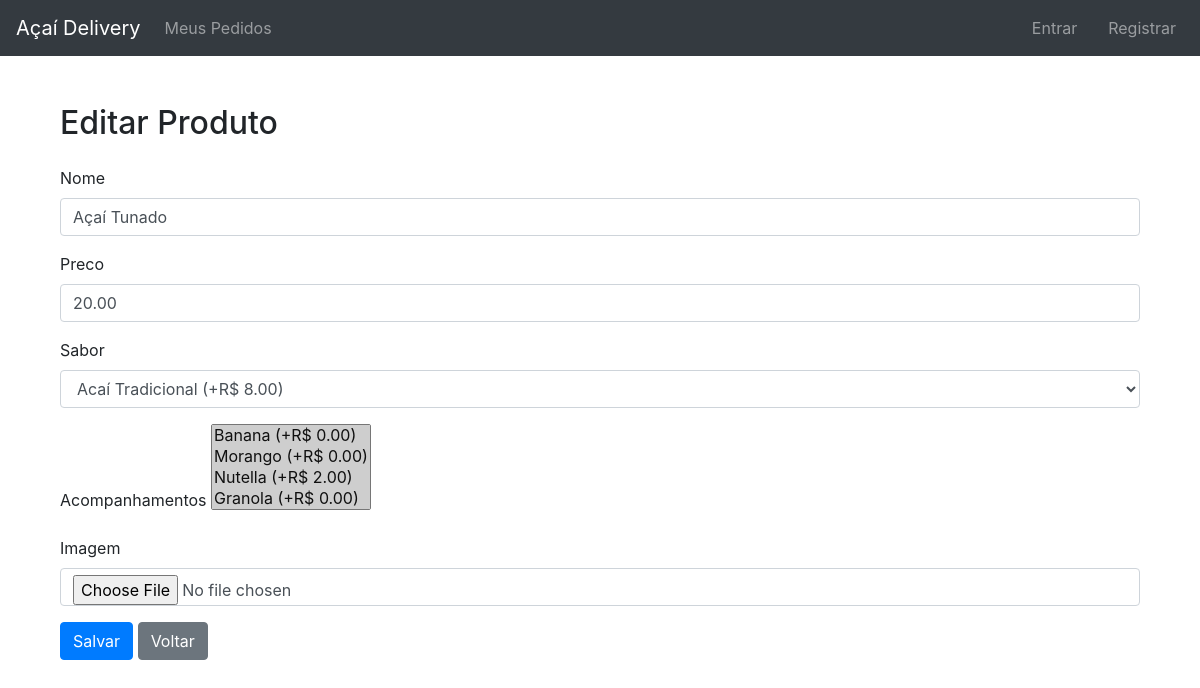
/produto/editar/1, run on an earlier commit of the app's database.
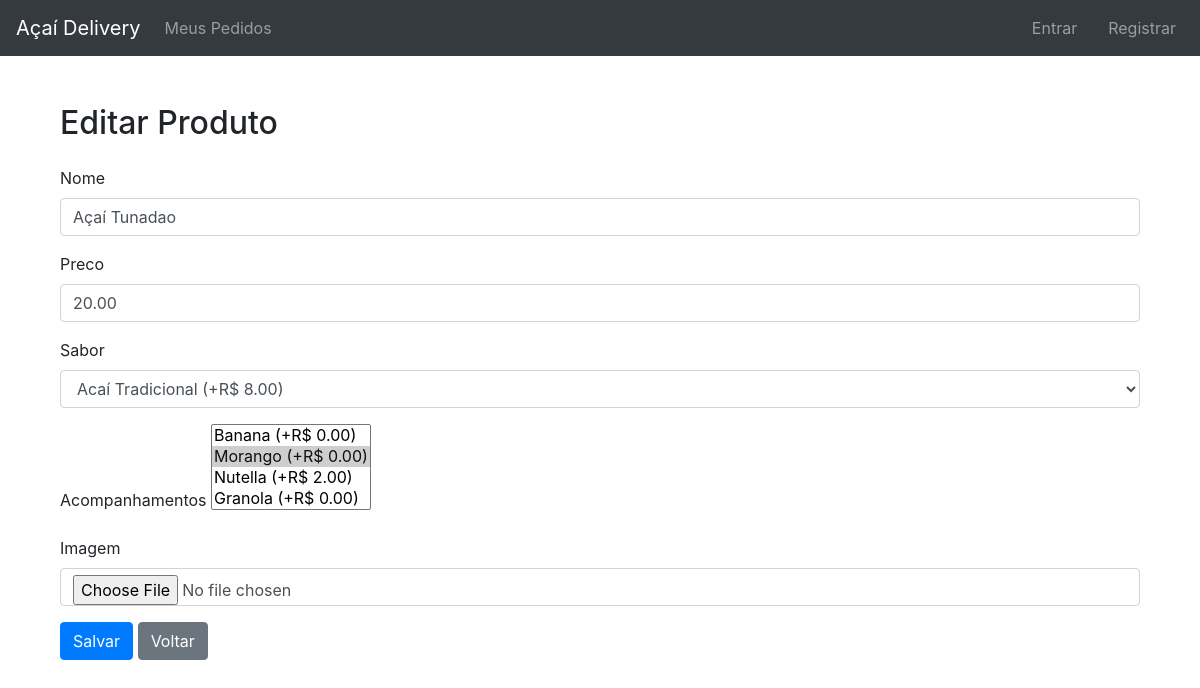
And on a later commit of the database.
### produto/models.py (models this page shows, shortened)
class Produto(models.Model):
    nome = models.CharField(max_length=100)
    preco = models.DecimalField(max_digits=6, decimal_places=2)
    sabor = models.ManyToManyField(Sabor, blank=True)
    acompanhamentos = models.ManyToManyField(Acompanhamento, blank=True)
    imagem = models.ImageField(upload_to='images/produtos/', null=True, blank=True)

### produto/views.py (the view)
# urls.py: path('editar/<int:pk>', views.ProdtuoUpdateView.as_view(), name= 'editar_produto'),
class ProdtuoUpdateView(UpdateView):
    model = Produto
    template_name = "produto/editar_produto.html"
    fields = ['nome', 'preco', 'sabor', 'acompanhamentos', 'imagem']
    success_url = reverse_lazy('listar_produtos')

### ingrediente/models.py (called while the page is built)
    def __str__(self):
        return f"{self.nome} (+R$ {self.preco_adicional})"

    def __str__(self):
        return f"{self.nome} (+R$ {self.preco_adicional})"

### templates/produto/editar_produto.html (shortened to what this page needs)
{% extends 'base.html' %}
{% block content %}
<div class="container mt-4">
    <h2 class="mb-4">Editar Produto</h2>
    <form method="POST" enctype="multipart/form-data">
        <div class="mb-3">
            <label for="{{ form.nome.id_for_label }}" class="form-label">{{ form.nome.label }}</label>
            <input type="text" class="form-control" id="{{ form.nome.id_for_label }}" name="{{ form.nome.name }}" value="{{ form.nome.value }}">
        </div>
        <div class="mb-3">
            <label for="{{ form.preco.id_for_label }}" class="form-label">{{ form.preco.label }}</label>
            <input type="number" step="0.01" class="form-control" id="{{ form.preco.id_for_label }}" name="{{ form.preco.name }}" value="{{ form.preco.value }}">
        </div>
        <div class="mb-3">
            <label for="{{ form.sabor.id_for_label }}" class="form-label">{{ form.sabor.label }}</label>
            <select class="form-control" id="{{ form.sabor.id_for_label }}" name="{{ form.sabor.name }}">
                {% for option in form.sabor.field.queryset %}
                    <option value="{{ option.pk }}" {% if option.pk == form.sabor.value %}selected{% endif %}>
                        {{ option }}
                    </option>
                {% endfor %}
            </select>
        </div>
        <div class="mb-3">
            <label for="{{ form.acompanhamentos.id_for_label }}" class="form-label">{{ form.acompanhamentos.label }}</label>
            {{ form.acompanhamentos }}
        </div>
        <div class="mb-3">
            <label for="{{ form.imagem.id_for_label }}" class="form-label">{{ form.imagem.label }}</label>
            <input type="file" class="form-control" id="{{ form.imagem.id_for_label }}" name="{{ form.imagem.name }}">
        </div>
        <button type="submit" class="btn btn-primary">Salvar</button>
        <a href="{% url 'listar_produtos' %}" class="btn btn-secondary ms-2">Voltar</a>
    </form>
</div>
{% endblock %}

What changed in the data, as far as the page shows it:
changed Produto: nome "Açaí Tunado" → "Açaí Tunadao"
Also different on the page:
form field acompanhamentos: "Banana (+R$ 0.00) ☑ / Morango (+R$ 0.00) ☑ / Nutella (+R$ 2.00) ☑ / Granola (+R$ 0.00) ☑" → "Banana (+R$ 0.00) / Morango (+R$ 0.00) ☑ / Nutella (+R$ 2.00) / Granola (+R$ 0.00)"
